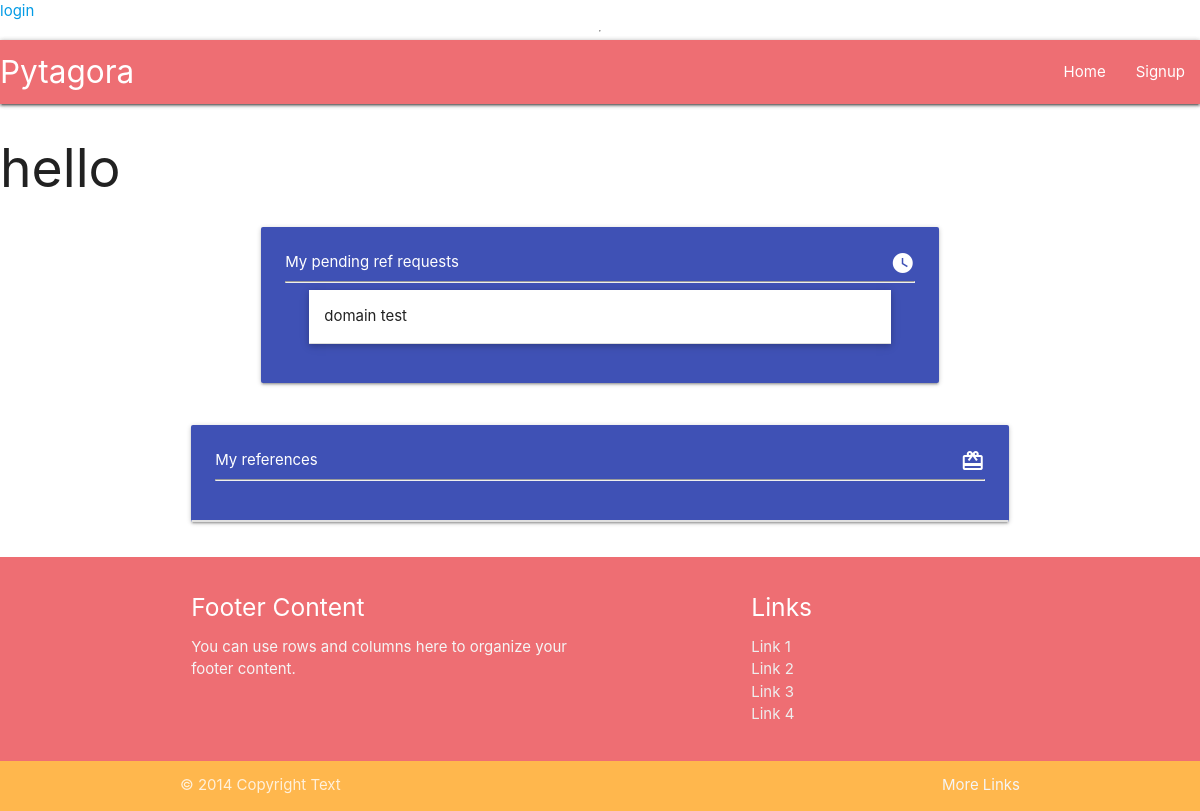
The app's page /profile/1/, older data.
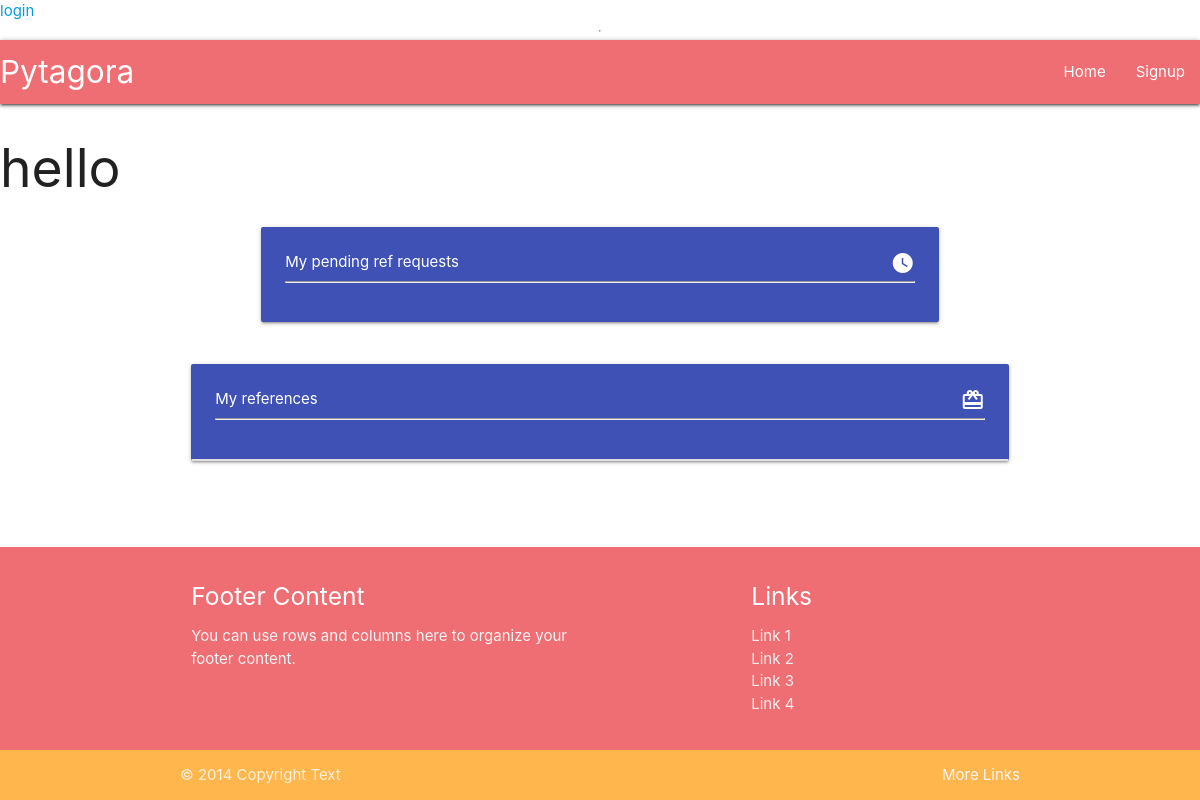
The same page, newer data.
### userprofile/models.py (models this page shows, shortened)
class RefRequest(models.Model):
    profile = models.ForeignKey(Profile, verbose_name=_("profile"), on_delete=models.CASCADE)
    company_name = models.CharField(_("company name"), max_length=100, null=True, blank=True)
    company_slug = models.SlugField(_("company_slug"), null=True, blank=True, unique=False, max_length=150)
    date_from = models.DateField( verbose_name=_("date from"))
    date_to = models.DateField(verbose_name=_("date to"))
    to_email = models.EmailField(_("to email"), max_length=254, null=True, blank=True)
    UNINITIATED = "UNIN"
    PENDING = "PEND"
    COMPLETE = "COMP"
    STATUS_CHOICES = [
        (UNINITIATED, "Uninitiated"),
        (PENDING, "Pending"),
        (COMPLETE, "Complete"),
    ]
    status = models.CharField(_("status"), max_length=4, choices=STATUS_CHOICES, default=UNINITIATED,)
    time_sent = models.DateTimeField(_("time_sent"), auto_now_add=True, null=True)
    class Meta:
        verbose_name = "Reference request"
        verbose_name_plural = "Reference requests"

### userprofile/views.py (the view)
# urls.py: path("profile/<int:pk>/", ProfileView.as_view(), name ="profile"),
class ProfileView(ListView):
    model = RefRequest
    def get(self, request, *args, **kwargs):
        profile = Profile.objects.get(id=kwargs["pk"])
        requests = profile.refrequest_set.all()
        return render(
            self.request,
            "userprofile/profile.html",
            {
                "profile": profile,
                "requests": requests,
            })

### userprofile/models.py (called while the page is built)
    def __str__(self):
        return f"{self.first_name} {self.last_name}"

### userprofile/templates/userprofile/profile.html (shortened to what this page needs)
{% extends "base.html" %}
{% block content %}
    <h2>hello {{ profile }}</h2>
    <div class="container">
        {% include "./components/profile_pending_requests.html" %}
        <div class="row">
            <div class="col s12">
                <div class="card indigo">
                    <div class="card-content">
                        <span class="white-text">My references <i class="material-icons right">redeem</i></span>
                        <hr/>
                    </div>
                    <div class=" collection">
                    </div>
                </div>
            </div>
        </div>
    </div>
{% endblock content %}

### userprofile/templates/userprofile/components/profile_pending_requests.html (shortened to what this page needs)
<div class="row">
    <div class="col s12 l10 offset-l1">
        <div class="card-panel indigo">
            <span class="white-text ">My pending ref requests <i class="material-icons right" >watch_later</i> </span>
            <hr/>
            <ul class="collapsible popout">
            {% for request in requests %}
                {% if request.status == "PEND" %}
                <li>
                    <div class="collapsible-header"> <span class="truncate">{{ request.company_name }}</span></div>
                  </li>
                  {% endif %}
            {% endfor %}
             </ul>
        </div>
    </div>
</div>

Row changes from the older to the newer data that the page shows:
removed RefRequest: company_name "domain test"
